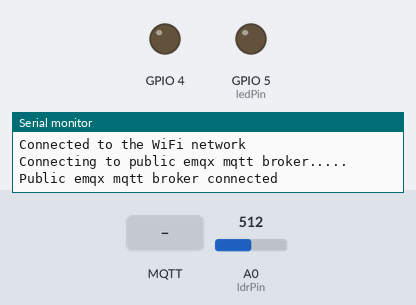
Simulated run of this sketch. Board: ESP8266 (NodeMCU). On the bench: output pins drawn as LEDs (lit = HIGH), the last lines printed to the serial monitor. Inputs (shaded band) come from the test bench; at power-on: A0 (ldrPin) = 512. WiFi joins after 1.5 s; servers stay silent unless stated; no MQTT or app messages arrive unless stated.

Above: at 2.7 s.
2.8 s: MQTT message "1" arrives on the first subscribed topic
At 7.7 s:
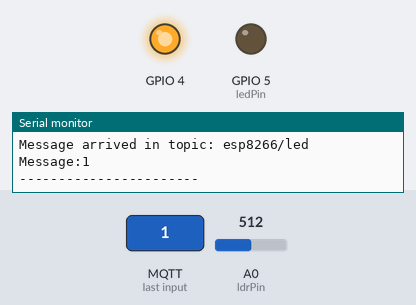
8.0 s: MQTT message "0" arrives on the first subscribed topic
At 13.0 s:
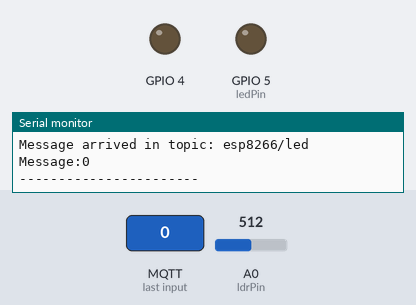
Timing chart, 0 to 14.5 s (numbered marks = the images above; inputs shaded):
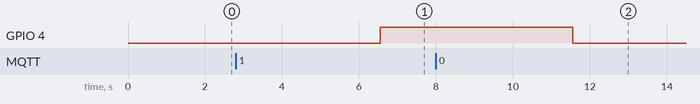

Measured:
- after the input at 2.8 s, GPIO 4: LOW → HIGH after 3.8 s
- after the input at 8.0 s, GPIO 4: HIGH → LOW after 3.6 s

The sketch:

bee_project_final.ino
```cpp
#include <ESP8266WiFi.h>
#include <PubSubClient.h>

// GPIO 5 D1
#define LED = 4;
const int ledPin = 5;
const int ldrPin = A0;

// WiFi
const char *ssid = "Arin"; // Enter your WiFi name
const char *password = "password";  // Enter WiFi password

// MQTT Broker
const char *mqtt_broker = "broker.emqx.io";
const char *topic = "esp8266/led";
const char *mqtt_username = "emqx";
const char *mqtt_password = "public";
const int mqtt_port = 1883;

WiFiClient espClient;
PubSubClient client(espClient);

void setup() {
    // Set software serial baud to 115200;
    Serial.begin(115200);
      pinMode(4, OUTPUT);
  pinMode(ledPin, OUTPUT);

pinMode(ldrPin, INPUT);
    // connecting to a WiFi network
    WiFi.begin(ssid, password);
    while (WiFi.status() != WL_CONNECTED) {
        delay(500);
        Serial.println("Connecting to WiFi..");
    }
    Serial.println("Connected to the WiFi network");
    //connecting to a mqtt broker
    client.setServer(mqtt_broker, mqtt_port);
    client.setCallback(callback);
    while (!client.connected()) {
        String client_id = "esp8266-client-";
        client_id += String(WiFi.macAddress());
        Serial.println("Connecting to public emqx mqtt broker.....");
        if (client.connect(client_id.c_str(), mqtt_username, mqtt_password)) {
            Serial.println("Public emqx mqtt broker connected");
        } else {
            Serial.print("failed with state ");
            Serial.print(client.state());
            delay(2000);
        }
    }
    // publish and subscribe
    client.publish(topic, "hello emqx");
    client.subscribe(topic);
}

void callback(char *topic, byte *payload, unsigned int length) {
    Serial.print("Message arrived in topic: ");
    Serial.println(topic);
    Serial.print("Message:");
    String message;
    for (int i = 0; i < length; i++) {
        message = message + (char) payload[i];  // convert *byte to string
    }
    Serial.print(message);
    int ldrStatus = analogRead(ldrPin);
    if (message == "2" && ldrStatus <=300)
    {
      if(ldrStatus <=300)
      digitalWrite(ledPin, HIGH);// LED on
      else
      {
        digitalWrite(ledPin, LOW);
      }
    }
   else
   {
     if (message == "0")
     {
      digitalWrite(4, LOW);
     }   // LED on
    else  if (message == "1") { digitalWrite(4, HIGH); } // LED off
     else
      {
        digitalWrite(ledPin, LOW);
      }

   }

    Serial.println();
    Serial.println("-----------------------");
}

void loop() {
    client.loop();
    int ldrStatus = analogRead(ldrPin);
      delay(5000);
    if (ldrStatus >=300) {
digitalWrite(ledPin,LOW);
}
}
```
